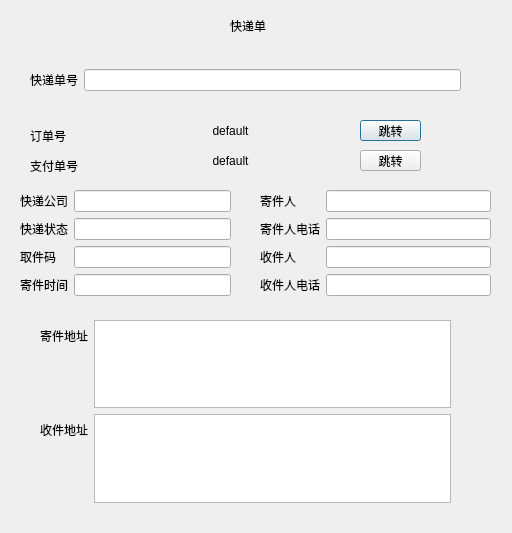
<?xml version="1.0" encoding="UTF-8"?>
<ui version="4.0">
 <class>PakageForm</class>
 <widget class="QDialog" name="PakageForm">
  <property name="geometry">
   <rect>
    <x>0</x>
    <y>0</y>
    <width>512</width>
    <height>533</height>
   </rect>
  </property>
  <property name="windowTitle">
   <string>Dialog</string>
  </property>
  <widget class="QPushButton" name="pushButton_order">
   <property name="geometry">
    <rect>
     <x>360</x>
     <y>120</y>
     <width>61</width>
     <height>21</height>
    </rect>
   </property>
   <property name="text">
    <string>跳转</string>
   </property>
  </widget>
  <widget class="QWidget" name="gridLayoutWidget">
   <property name="geometry">
    <rect>
     <x>30</x>
     <y>50</y>
     <width>431</width>
     <height>61</height>
    </rect>
   </property>
   <layout class="QGridLayout" name="gridLayout">
    <item row="0" column="1">
     <widget class="QLineEdit" name="lineEdit_id"/>
    </item>
    <item row="0" column="0">
     <widget class="QLabel" name="label">
      <property name="text">
       <string>快递单号</string>
      </property>
     </widget>
    </item>
   </layout>
  </widget>
  <widget class="QLabel" name="label_payment">
   <property name="geometry">
    <rect>
     <x>100</x>
     <y>150</y>
     <width>261</width>
     <height>21</height>
    </rect>
   </property>
   <property name="frameShape">
    <enum>QFrame::NoFrame</enum>
   </property>
   <property name="text">
    <string>default</string>
   </property>
   <property name="alignment">
    <set>Qt::AlignCenter</set>
   </property>
  </widget>
  <widget class="QWidget" name="formLayoutWidget_2">
   <property name="geometry">
    <rect>
     <x>260</x>
     <y>190</y>
     <width>231</width>
     <height>111</height>
    </rect>
   </property>
   <layout class="QFormLayout" name="formLayout_2">
    <item row="0" column="0">
     <widget class="QLabel" name="label_6">
      <property name="text">
       <string>寄件人</string>
      </property>
     </widget>
    </item>
    <item row="0" column="1">
     <widget class="QLineEdit" name="lineEdit_sendname"/>
    </item>
    <item row="1" column="0">
     <widget class="QLabel" name="label_7">
      <property name="text">
       <string>寄件人电话</string>
      </property>
     </widget>
    </item>
    <item row="2" column="0">
     <widget class="QLabel" name="label_8">
      <property name="text">
       <string>收件人</string>
      </property>
     </widget>
    </item>
    <item row="1" column="1">
     <widget class="QLineEdit" name="lineEdit_sendphone"/>
    </item>
    <item row="2" column="1">
     <widget class="QLineEdit" name="lineEdit_recievename"/>
    </item>
    <item row="3" column="1">
     <widget class="QLineEdit" name="lineEdit_recievephone"/>
    </item>
    <item row="3" column="0">
     <widget class="QLabel" name="label_9">
      <property name="text">
       <string>收件人电话</string>
      </property>
     </widget>
    </item>
   </layout>
  </widget>
  <widget class="QWidget" name="formLayoutWidget_3">
   <property name="geometry">
    <rect>
     <x>40</x>
     <y>320</y>
     <width>411</width>
     <height>183</height>
    </rect>
   </property>
   <layout class="QFormLayout" name="formLayout_3">
    <item row="0" column="0">
     <widget class="QLabel" name="label_10">
      <property name="text">
       <string>寄件地址</string>
      </property>
     </widget>
    </item>
    <item row="1" column="0">
     <widget class="QLabel" name="label_11">
      <property name="text">
       <string>收件地址</string>
      </property>
     </widget>
    </item>
    <item row="0" column="1">
     <widget class="QTextEdit" name="textEdit_sendaddr"/>
    </item>
    <item row="1" column="1">
     <widget class="QTextEdit" name="textEdit_recieveaddr"/>
    </item>
   </layout>
  </widget>
  <widget class="QLabel" name="label_order">
   <property name="geometry">
    <rect>
     <x>100</x>
     <y>120</y>
     <width>261</width>
     <height>21</height>
    </rect>
   </property>
   <property name="frameShape">
    <enum>QFrame::NoFrame</enum>
   </property>
   <property name="text">
    <string>default</string>
   </property>
   <property name="alignment">
    <set>Qt::AlignCenter</set>
   </property>
  </widget>
  <widget class="QLabel" name="label_14">
   <property name="geometry">
    <rect>
     <x>30</x>
     <y>150</y>
     <width>61</width>
     <height>31</height>
    </rect>
   </property>
   <property name="text">
    <string>支付单号</string>
   </property>
  </widget>
  <widget class="QLabel" name="label_12">
   <property name="geometry">
    <rect>
     <x>30</x>
     <y>120</y>
     <width>61</width>
     <height>31</height>
    </rect>
   </property>
   <property name="text">
    <string>订单号</string>
   </property>
  </widget>
  <widget class="QPushButton" name="pushButton_payment">
   <property name="geometry">
    <rect>
     <x>360</x>
     <y>150</y>
     <width>61</width>
     <height>21</height>
    </rect>
   </property>
   <property name="text">
    <string>跳转</string>
   </property>
  </widget>
  <widget class="QWidget" name="formLayoutWidget">
   <property name="geometry">
    <rect>
     <x>20</x>
     <y>190</y>
     <width>211</width>
     <height>111</height>
    </rect>
   </property>
   <layout class="QFormLayout" name="formLayout">
    <item row="0" column="0">
     <widget class="QLabel" name="label_2">
      <property name="text">
       <string>快递公司</string>
      </property>
     </widget>
    </item>
    <item row="0" column="1">
     <widget class="QLineEdit" name="lineEdit_company"/>
    </item>
    <item row="1" column="0">
     <widget class="QLabel" name="label_3">
      <property name="text">
       <string>快递状态</string>
      </property>
     </widget>
    </item>
    <item row="2" column="0">
     <widget class="QLabel" name="label_4">
      <property name="text">
       <string>取件码</string>
      </property>
     </widget>
    </item>
    <item row="1" column="1">
     <widget class="QLineEdit" name="lineEdit_state"/>
    </item>
    <item row="2" column="1">
     <widget class="QLineEdit" name="lineEdit_code"/>
    </item>
    <item row="3" column="1">
     <widget class="QLineEdit" name="lineEdit_sendtime"/>
    </item>
    <item row="3" column="0">
     <widget class="QLabel" name="label_5">
      <property name="text">
       <string>寄件时间</string>
      </property>
     </widget>
    </item>
   </layout>
  </widget>
  <widget class="QLabel" name="label_13">
   <property name="geometry">
    <rect>
     <x>230</x>
     <y>10</y>
     <width>101</width>
     <height>31</height>
    </rect>
   </property>
   <property name="text">
    <string>快递单</string>
   </property>
  </widget>
 </widget>
 <resources/>
 <connections/>
</ui>
